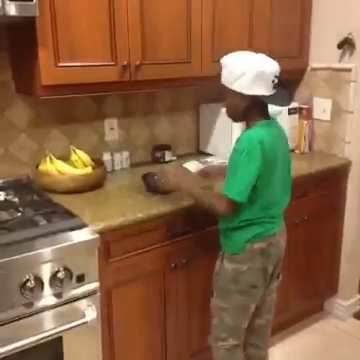
#> input picture frame 20 of videoplayback.mp4, 360 x 360 px
$ python histogram.py
#> lines starting #> are read from the running program, lines starting #| are printed output that depends on the picture
# Importing all necessary libraries
import cv2
import os
import numpy as np
from matplotlib import pyplot as plt
# Read the video from specified path
cam = cv2.VideoCapture("C:\\Users\\itaic\\Documents\\Graduação\\2019_2\\COMPUTAÇÃO GRAFICA\\TP1\\videoplayback.mp4")

try:

    # creating a folder named data
    if not os.path.exists('Hist'):
        os.makedirs('Hist')

# if not created then raise error
except OSError:
    print ('Error: Criação do diretorio Hist')

# frame
currentframe = 0
currentHist = 0

while(True):

    # reading from frame
    ret,frame = cam.read()
#> frame is the input picture: shape (360, 360, 3); mean B, G, R 68.9, 100.5, 135.4

    if ret:

        file_name = './Hist/hist' + str(currentHist)+ 'frame' + str(currentframe) + '.jpg'
        print ('Criando imagem...' + file_name)
        # writing the extracted images
        cv2.imwrite(file_name, frame)


        mask = np.zeros(frame.shape[:2], np.uint8)
        mask[100:300, 100:400] = 255
        masked_img = cv2.bitwise_and(frame,frame,mask = mask)
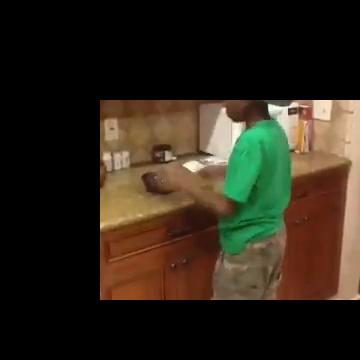
#> masked_img: shape (360, 360, 3); mean B, G, R 25.7, 38.2, 46.3

        hist_full = cv2.calcHist([frame],[0],None,[256],[0,256])
#> hist_full = 256 values, max 2101 at index 40, min 2 at index 254, mean 506.2
        hist_mask = cv2.calcHist([frame],[0],mask,[256],[0,256])
#> hist_mask = 256 values, max 1321 at index 19, min 0 at index 241, mean 203.1

        plt.subplot(221), plt.imshow(frame, 'gray')
        plt.subplot(222), plt.imshow(mask,'gray')
        plt.subplot(223), plt.imshow(masked_img, 'gray')
        plt.subplot(224), plt.plot(hist_full), plt.plot(hist_mask)
        plt.xlim([0,256])

        plt.savefig(file_name)
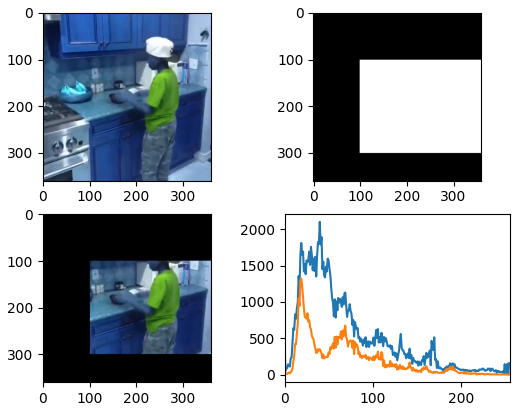
#> figure drawn by matplotlib, 4 panels; B, G, R data is drawn as R, G, B; panel 4: curve peaks at x = 40, y = 2101; panel 4: curve peaks at x = 19, y = 1321

        currentframe += 1
        currentHist += 1
    else:
        break

# Release all space and windows once done
cam.release()
cv2.destroyAllWindows()
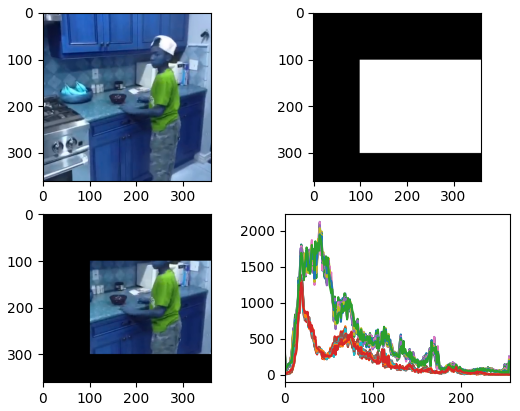
#> figure drawn by matplotlib, 4 panels; B, G, R data is drawn as R, G, B; panel 4: curve peaks at x = 40, y = 2101; panel 4: curve peaks at x = 19, y = 1321; panel 4: curve peaks at x = 40, y = 2107

$ run again, starting later in the video
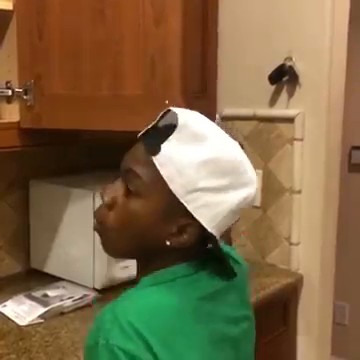
#> input picture frame 90 of videoplayback.mp4, 360 x 360 px
#> frame is the input picture: shape (360, 360, 3); mean B, G, R 70.4, 103.8, 126
#> `masked_img = cv2.bitwise_and(frame,frame,mask = mask)`:
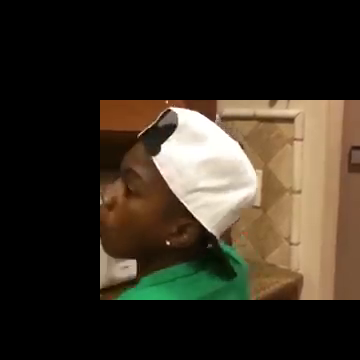
#> masked_img: shape (360, 360, 3); mean B, G, R 34.4, 46.4, 54.6
#> hist_full = 256 values, max 2690 at index 23, min 21 at index 162, mean 506.2
#> hist_mask = 256 values, max 952 at index 57, min 13 at index 169, mean 203.1
#> `cv2.destroyAllWindows()`:
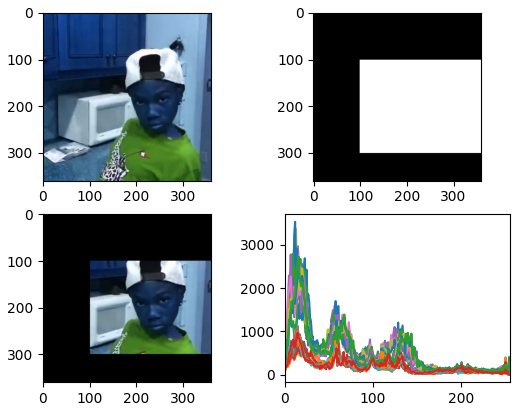
#> figure drawn by matplotlib, 4 panels; B, G, R data is drawn as R, G, B; panel 4: curve peaks at x = 23, y = 2690; panel 4: curve peaks at x = 57, y = 952; panel 4: curve peaks at x = 18, y = 2676

$ run again, starting later in the video
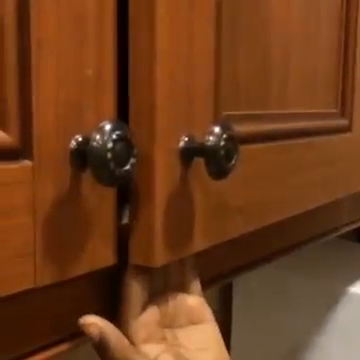
#> input picture frame 160 of videoplayback.mp4, 360 x 360 px
#> frame is the input picture: shape (360, 360, 3); mean B, G, R 27, 60.8, 110.4
#> `masked_img = cv2.bitwise_and(frame,frame,mask = mask)`:
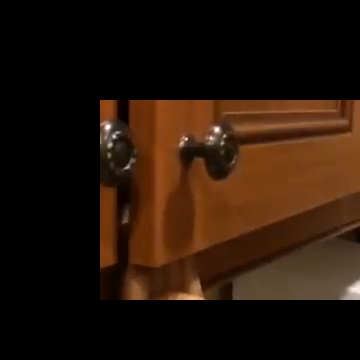
#> masked_img: shape (360, 360, 3); mean B, G, R 9.2, 21.1, 37.9
#> hist_full = 256 values, max 8632 at index 0, min 0 at index 172, mean 506.2
#> hist_mask = 256 values, max 2870 at index 0, min 0 at index 140, mean 203.1
#> `cv2.destroyAllWindows()`:
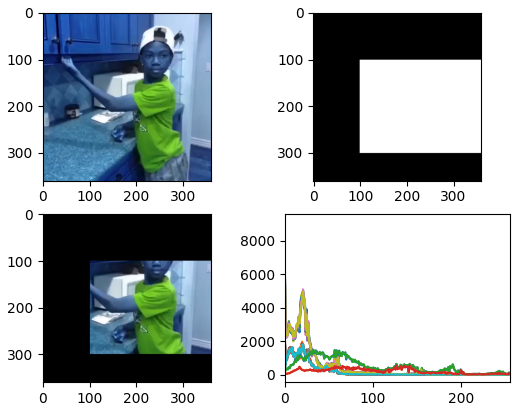
#> figure drawn by matplotlib, 4 panels; B, G, R data is drawn as R, G, B; panel 4: curve peaks at x = 0, y = 8632; panel 4: curve peaks at x = 0, y = 2870; panel 4: curve peaks at x = 0, y = 8615
